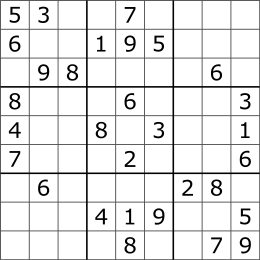
#> input picture Tests/sudoku.jpg, 260 x 260 px
$ python sudoku.py
#> lines starting #> are read from the running program, lines starting #| are printed output that depends on the picture; after the words box and inside, x2 and y2 are one past the last pixel; in counts of white or black regions, pixels touching at a corner belong together
### digit_recognition.py
from PIL import Image
import pytesseract
import cv2
import numpy as np
import os
import sys


def digits(image):
    concateImg = np.concatenate((image, image), axis = 1)
    concateImg = np.concatenate((concateImg, image), axis = 1)
    concateImg = np.concatenate((concateImg, image), axis = 1)
    concateImg = np.concatenate((concateImg, image), axis = 1)
    concateImg = np.concatenate((concateImg, image), axis = 1)
    concateImg = np.concatenate((concateImg, image), axis = 1)


    gray = cv2.cvtColor(concateImg, cv2.COLOR_BGR2GRAY)

    gray = cv2.medianBlur(gray, 3)
    gray = cv2.threshold(gray, 0, 255,
        cv2.THRESH_BINARY | cv2.THRESH_OTSU)[1]

    text = pytesseract.image_to_string(concateImg)
    # cv2.imshow("Out",concateImg)
    # k = cv2.waitKey(0)
    if text=="":
        text=0
    else:
        text = int(text[-1])
        # if k==27:
        #     sys.exit()
    # print(text)
    return(text)

### sudoku.py
import cv2
import imutils
from imutils import contours
import numpy as np
from digit_recognition import digits

from sudoku_solver import solve_sudoku

import time

cv2.namedWindow("Sudoku",cv2.WINDOW_NORMAL)

img = cv2.imread("Tests/sudoku.jpg")
#> img is the input picture: shape (260, 260, 3); min 0, max 255, mean 231.5

img = cv2.resize(img, (260,260),interpolation = cv2.INTER_CUBIC)

gray = cv2.cvtColor(img, cv2.COLOR_BGR2GRAY)
blur = cv2.GaussianBlur(gray, (5,5), 0)
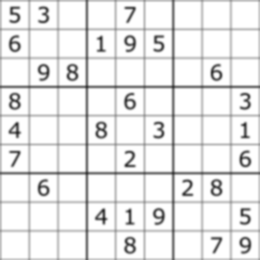
#> blur: shape (260, 260); min 43, max 255, mean 232.2
canny = cv2.Canny(blur,100,220)
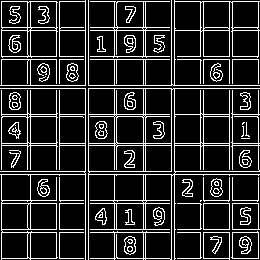
#> canny: shape (260, 260); 16% white in thin lines or dots
canny = cv2.dilate(canny, None, iterations=1)
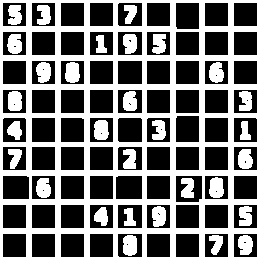
#> canny: shape (260, 260); 45.3% white; 31 white regions, largest, box (x1, y1, x2, y2) and area: (0, 0, 260, 260) 23989, (65, 62, 80, 83) 263, (123, 235, 137, 256) 262
canny = cv2.erode(canny, None, iterations=1)
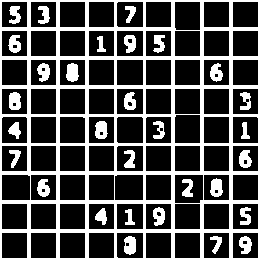
#> canny: shape (260, 260); 30.3% white; 31 white regions

out = img.copy()

cnts = cv2.findContours(canny.copy(), cv2.RETR_LIST,cv2.CHAIN_APPROX_SIMPLE)
#> cnts = 127 contours, 12 with area under 20; largest, box (x1, y1, x2, y2) and area: (0, 0, 260, 260) 67081, (174, 174, 204, 204) 830, (114, 174, 144, 201) 750, (1, 174, 31, 201) 750, (174, 114, 201, 144) 750
cnts = imutils.grab_contours(cnts)

cnts,_ = contours.sort_contours(cnts,"left-to-right")
#> cnts = 127 contours, 12 with area under 20; largest, box (x1, y1, x2, y2) and area: (0, 0, 260, 260) 67081, (174, 174, 204, 204) 830, (1, 174, 31, 201) 750, (114, 174, 144, 201) 750, (174, 114, 201, 144) 750
cnts,_ = contours.sort_contours(cnts,"top-to-bottom")
#> cnts = 127 contours, 12 with area under 20; largest, box (x1, y1, x2, y2) and area: (0, 0, 260, 260) 67081, (174, 174, 204, 204) 830, (174, 1, 201, 31) 750, (174, 114, 201, 144) 750, (1, 174, 31, 201) 750

print(img.shape)
#| (260, 260, 3)

sorted_grid = []
for i in range(9):
    sorted_grid.append([])


boxarea = cv2.contourArea(cnts[0])//81
#> boxarea = 828

ind=0

for (i,c) in enumerate(cnts):
    area = cv2.contourArea(c)
    hull = cv2.convexHull(c)
    hull_area = cv2.contourArea(hull)
    solidity = float(area)/hull_area
    x,y,w,h = cv2.boundingRect(c)
    equi_diameter = np.sqrt(4*area/np.pi)
    # print(equi_diameter)
    aspect_ratio = float(w)/h
    # print(solidity,area,equi_diameter)
    # print(aspect_ratio)
    if solidity>0.995 and equi_diameter>6 and abs(boxarea-area)<200:
        # print(solidity)
        x,y,w,h = cv2.boundingRect(c)
        # out = cv2.rectangle(out,(x,y),(x+w,y+h),(0,255,0),2)
        # print(digits(img[y:y+h, x:x+w]))
        # print(ind,ind//9)
        cv2.imwrite(f"temp/gr_{ind/9}_{ind%9}.jpg",img[y:y+h, x:x+w])
        m1 = int(x+w/2)
        m2 = int(y+h/2)
        sorted_grid[ind//9].append([[x,y],[w,h],[(m1+m2)//2],c])
        ind +=1
#> this loop made 127 passes
#> (area, hull_area, solidity, equi_diameter) on passes 2, 3, 4, 5, 6, 7, 8, 9, 10, 14, 15, 16: (674, 674, 1, 29.29), (674, 674, 1, 29.29), (674, 674, 1, 29.29), (674, 674, 1, 29.29), (697, 697, 1, 29.79), (674, 674, 1, 29.29), (749.5, 750, 0.999, 30.89), (674, 674, 1, 29.29), (674, 674, 1, 29.29), (674, 674, 1, 29.29), (674, 674, 1, 29.29), (674, 674, 1, 29.29)
#> (area, hull_area, solidity, equi_diameter) on passes 11, 12, 13, 23, 24, 25: (113, 171, 0.661, 11.99), (108, 170.5, 0.633, 11.73), (81, 120.5, 0.672, 10.16), (148.5, 173, 0.858, 13.75), (148, 164, 0.902, 13.73), (111.5, 168.5, 0.662, 11.91)
#> pass 2, `cv2.imwrite(f"temp/gr_{ind/9}_{ind%9}.jpg",img[y:y+h, x:x+w])`:
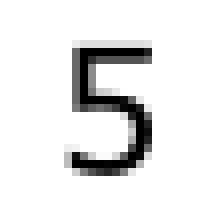
#> saved as gr_0.0_0.jpg: shape (27, 27, 3) (shown 8 times larger); min 0, max 255, mean 230.6
        # [7 lines of commented-out code are left out]


for i in sorted_grid:
    i.sort(key = lambda x:x[2])


grid =[]
for i in range(9):
    grid.append([None]*9)

for i in range(9):
    for j in range(9):
        cell = sorted_grid[i][j]
        x,y,w,h = cell[0][0],cell[0][1],cell[1][0],cell[1][1]
#> (the run stopped early here; a loop or call above may not have finished)
